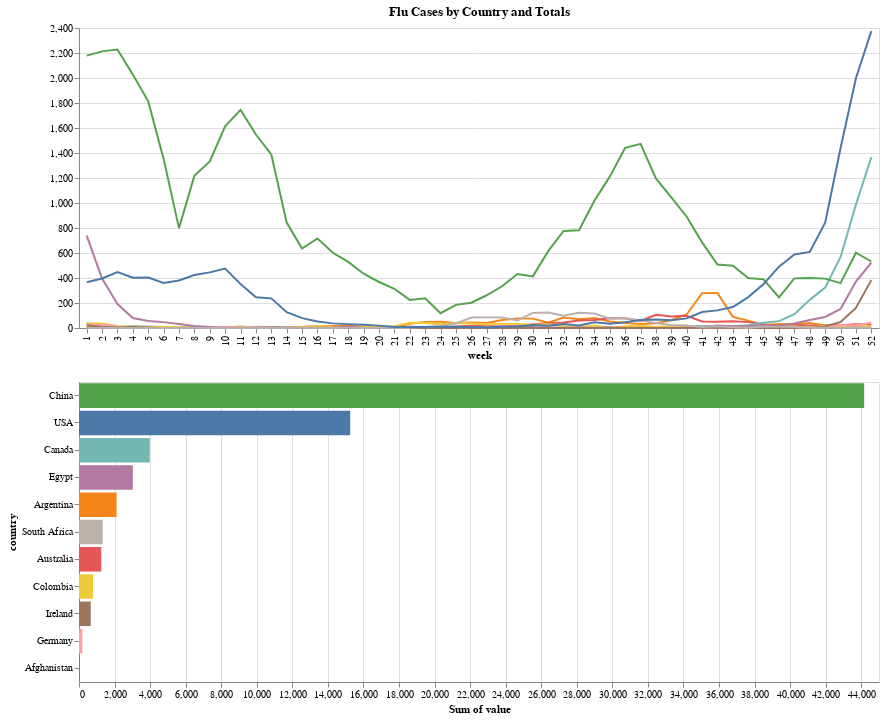

The cell this chart's notebook holds for it:
### Markdown cell above
## Visualization 3
#### Create Linked Plots Showing Flu Cases per Country per Week and Total Flu Cases per Country
For this visualization we create two linked plots. One that shows flu cases per country per week and a second on that show the total of all flu cases per country.

I created an extra view where you can brush over the line plot and see totals for your selection.

### Code cell
barclick = alt.selection_multi(encodings=['color'])

line = alt.Chart(data).mark_line().encode(
    x='week:N',
    y=alt.X('value:Q', title=None),
    color=alt.Color('country:N', legend=None),
).transform_filter(
    barclick
).properties(
    width=800,
    title='Flu Cases by Country and Totals',
    selection=barclick
)

bar = alt.Chart(data).mark_bar().encode(
    x='sum(value):Q',
    y=alt.Y('country:N', sort=alt.SortField(field="value", op="sum", order='descending')),
    color=alt.condition(barclick, alt.Color('country:N', legend=None), alt.value('lightgray'))
).properties(
    width=800,
    selection=barclick
)

line & bar

### Figure 1 — Vega-Lite specification as saved in the notebook (floating-point values rounded to 4 significant figures; data arrays with more than 128 entries replaced by an {"elided": "..."} marker saying what was removed)
{"$schema": "https://vega.github.io/schema/vega-lite/v2.4.3.json", "config": {"view": {"height": 300, "width": 400}}, "vconcat": [{"data": {"values": {"elided": "572 records"}}, "encoding": {"color": {"field": "country", "legend": null, "type": "nominal"}, "x": {"field": "week", "type": "nominal"}, "y": {"field": "value", "title": null, "type": "quantitative"}}, "mark": "line", "selection": {"selector153": {"empty": "all", "encodings": ["color"], "on": "click", "resolve": "global", "toggle": "event.shiftKey", "type": "multi"}}, "title": "Flu Cases by Country and Totals", "transform": [{"filter": {"selection": "selector153"}}], "width": 800}, {"data": {"values": {"elided": "572 records"}}, "encoding": {"color": {"condition": {"field": "country", "legend": null, "selection": "selector153", "type": "nominal"}, "value": "lightgray"}, "x": {"aggregate": "sum", "field": "value", "type": "quantitative"}, "y": {"field": "country", "sort": {"field": "value", "op": "sum", "order": "descending"}, "type": "nominal"}}, "mark": "bar", "selection": {"selector153": {"empty": "all", "encodings": ["color"], "on": "click", "resolve": "global", "toggle": "event.shiftKey", "type": "multi"}}, "width": 800}]}
